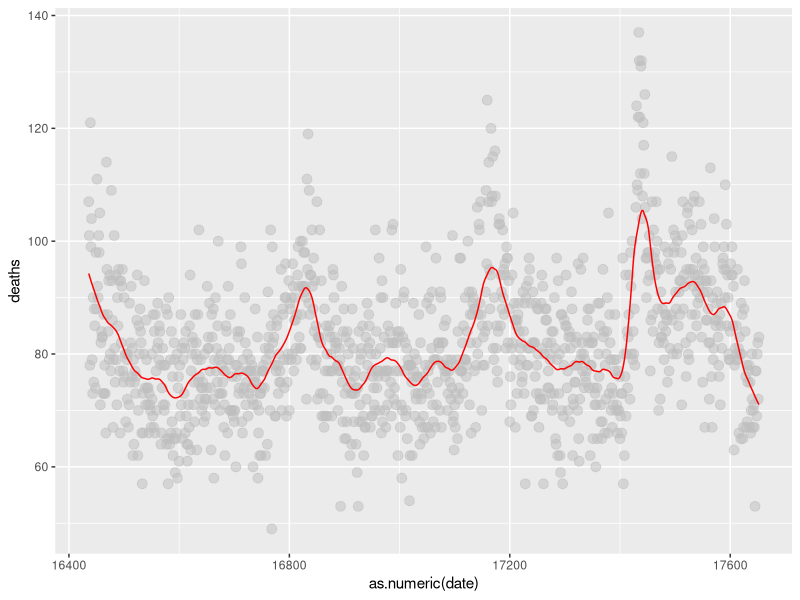
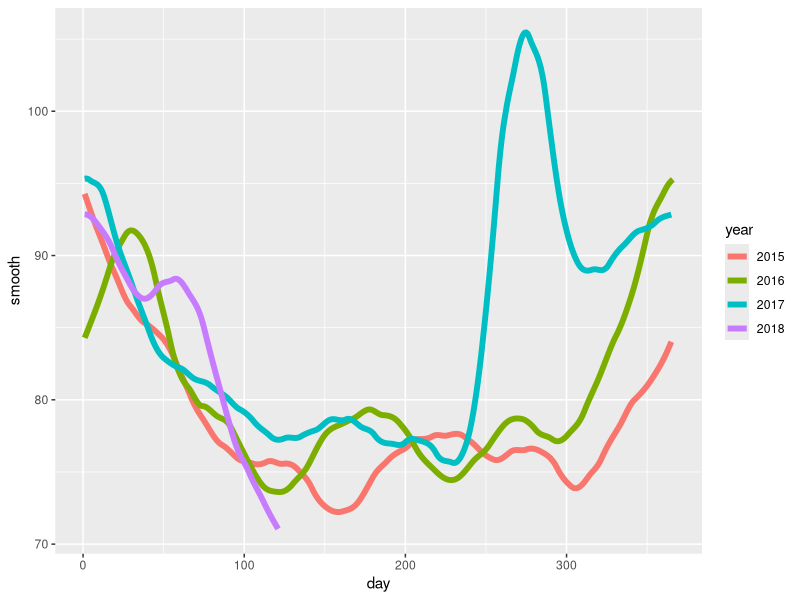

The R source for these figures, in order:
library(tidyverse)
library(lubridate)
library(purrr)
library(pdftools)

fn <- system.file("extdata", "RD-Mortality-Report_2015-18-180531.pdf", package="dslabs")
dat <- map_df(str_split(pdf_text(fn), "\n"), function(s){
  s <- str_trim(s)
  header_index <- str_which(s, "2015")[1]
  tmp <- str_split(s[header_index], "\\s+", simplify = TRUE)
  month <- tmp[1]
  header <- tmp[-1]
  tail_index  <- str_which(s, "Total")
  n <- str_count(s, "\\d+")
  out <- c(1:header_index, which(n==1), which(n>=28), tail_index:length(s))
  s[-out] %>%
    str_remove_all("[^\\d\\s]") %>%
    str_trim() %>%
    str_split_fixed("\\s+", n = 6) %>%
    .[,1:5] %>%
    as_data_frame() %>% 
    setNames(c("day", header)) %>%
    mutate(month = month,
           day = as.numeric(day)) %>%
    gather(year, deaths, -c(day, month)) %>%
    mutate(deaths = as.numeric(deaths))
}) %>%
  mutate(month = recode(month, "JAN" = 1, "FEB" = 2, "MAR" = 3, "APR" = 4, "MAY" = 5, "JUN" = 6, 
                        "JUL" = 7, "AGO" = 8, "SEP" = 9, "OCT" = 10, "NOV" = 11, "DEC" = 12)) %>%
  mutate(date = make_date(year, month, day)) %>%
  dplyr::filter(date <= "2018-05-01")
dat <- dat[-181,]

span <- 60/1204
fit <- loess(deaths~as.numeric(date), degree=1, span = span, data=dat)
dat %>% mutate(smooth = fit$fitted) %>% ggplot(aes(as.numeric(date), deaths)) + 
geom_point(size=3, alpha=.5, color="grey") + 
geom_line(aes(as.numeric(date), smooth), color="red")

dat %>% 
  mutate(smooth = predict(fit, as.numeric(date)), day = yday(date), year = as.character(year(date))) %>%
  ggplot(aes(day, smooth, col = year)) +
  geom_line(lwd = 2)
